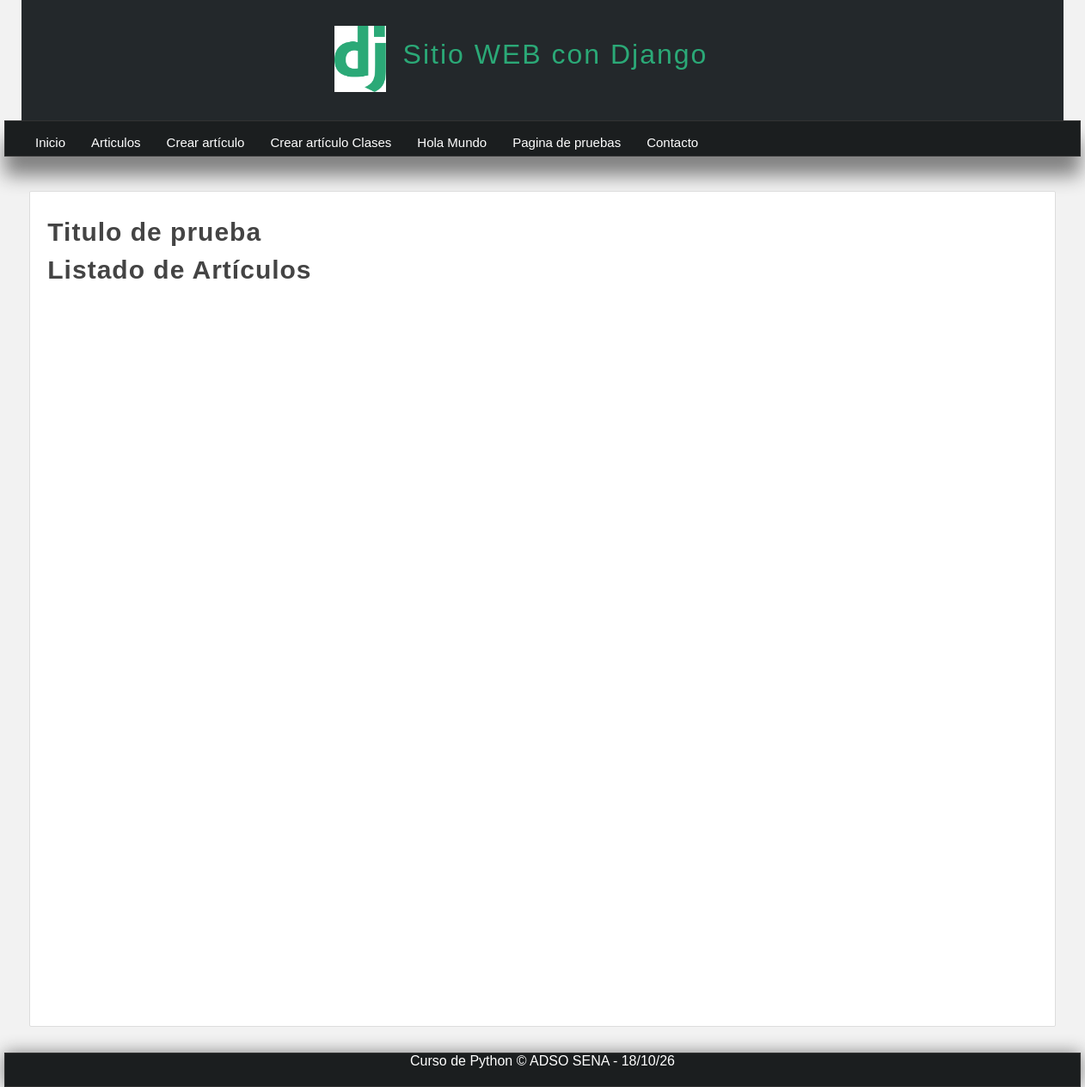
/articulos/, run on an earlier commit of the app's database.
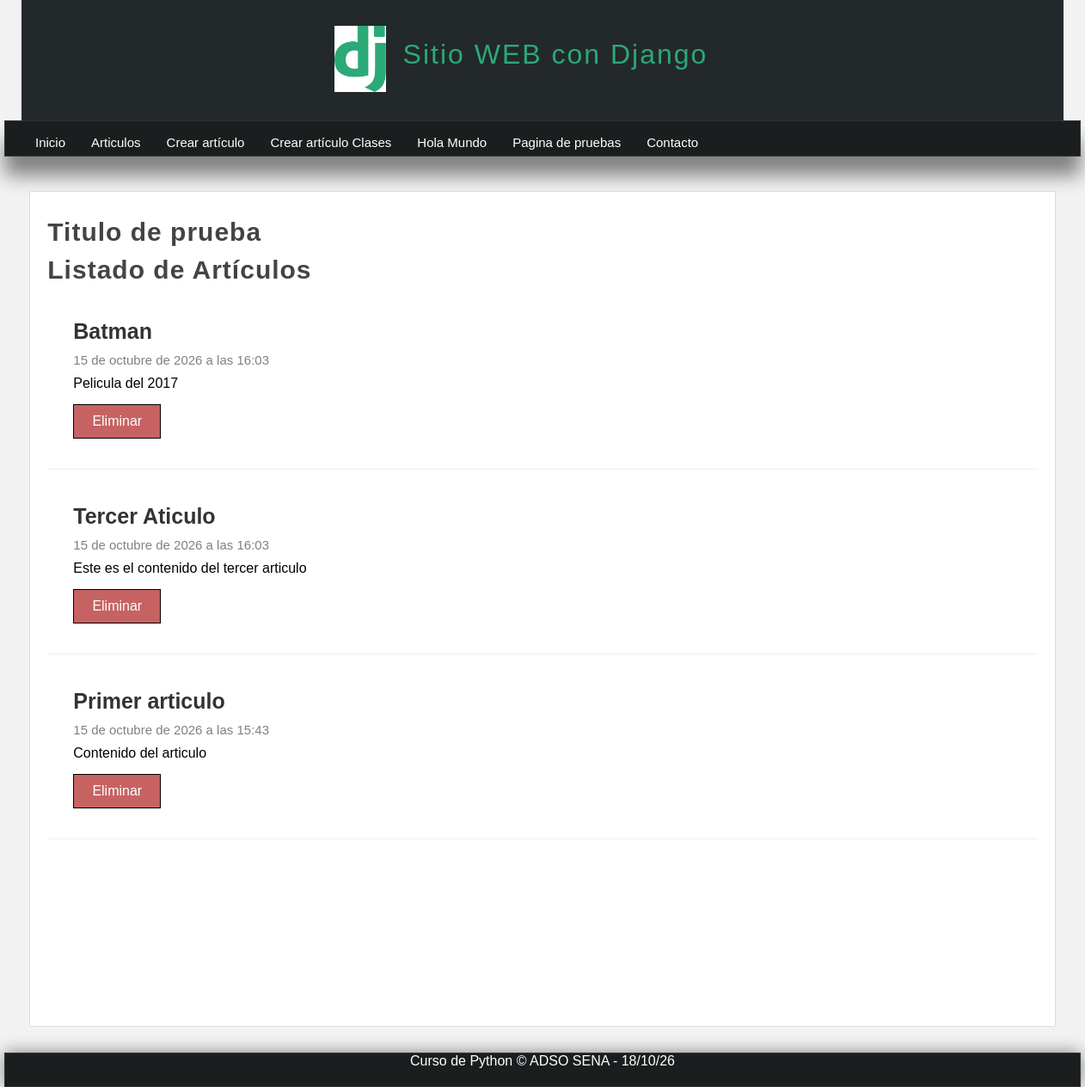
And on a later commit of the database.
### miapp/models.py (models this page shows, shortened)
class Article(models.Model):
    title = models.CharField(max_length=150, verbose_name="Titulo")
    content = models.TextField(verbose_name="Contenido")
    image = models.ImageField(default='null', verbose_name="Imagen", upload_to="articles")
    public = models.BooleanField(verbose_name="¿Publicado?")
    created_at = models.DateTimeField(auto_now_add=True, verbose_name="Creado")
    updated_at = models.DateTimeField(auto_now=True, verbose_name="Modificado")
    class Meta:
        verbose_name = "Articulo"
        verbose_name_plural = "Articulos"

### miapp/views.py (the view)
# urls.py: path('articulos/', views.articulos, name="articulos"),
def articulos(request):
    articulos = Article.objects.filter(public=True).order_by('-id')
    """
    articulos = Article.objects.filter(title__iexact = "articulo")

    articulos = Article.objects.filter(
                                        title = "Articulo",
                                        ).exclude(
                                            public = True
                                        )

    articulos = Article.objects.raw("SELECT * FROM miapp_article WHERE title = 'Articulo' AND public=0")

    articulos = Article.objects.filter(
        Q(title__contains = "Primer") | Q(title__contains = "Batman")
    )
    """
    return render(request, 'articulos.html', {
        'articulos': articulos
    })

### miapp/templates/articulos.html (shortened to what this page needs)
{% extends 'layout.html' %}
{% block content %}
    <h1 class="title">Listado de Artículos</h1>
    {% for articulo in articulos %}
        <article class="article-item">
            <div class="data">
                <h2>{{ articulo.title }}</h2>
                <span class="date">{{ articulo.created_at }}</span>
                <p>
                    {{ articulo.content }}
                    <a href="{% url 'borrar' id=articulo.id %}" class="btn btn-delete">Eliminar</a>
                </p>
            </div>
        </article>
    {% endfor %}
{% endblock %}

What changed in the data, as far as the page shows it:
added Article: title "Batman", created_at "15 de octubre de 2026 a las 16:03", content "Pelicula del 2017"
added Article: title "Tercer Aticulo", created_at "15 de octubre de 2026 a las 16:03", content "Este es el contenido del tercer articulo"
added Article: title "Primer articulo", created_at "15 de octubre de 2026 a las 15:43", content "Contenido del articulo"
